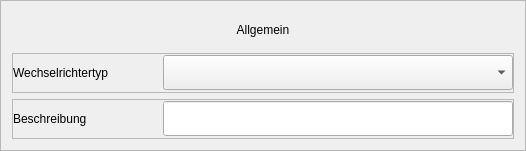
                  <widget class="QFrame" name="inv_general">
                   <property name="frameShape">
                    <enum>QFrame::StyledPanel</enum>
                   </property>
                   <property name="frameShadow">
                    <enum>QFrame::Raised</enum>
                   </property>
                   <layout class="QVBoxLayout" name="verticalLayout_13">
                    <item>
                     <widget class="QLabel" name="inv_general_header">
                      <property name="sizePolicy">
                       <sizepolicy hsizetype="Expanding" vsizetype="Expanding">
                        <horstretch>0</horstretch>
                        <verstretch>0</verstretch>
                       </sizepolicy>
                      </property>
                      <property name="minimumSize">
                       <size>
                        <width>0</width>
                        <height>35</height>
                       </size>
                      </property>
                      <property name="maximumSize">
                       <size>
                        <width>16777215</width>
                        <height>35</height>
                       </size>
                      </property>
                      <property name="text">
                       <string>Allgemein</string>
                      </property>
                      <property name="alignment">
                       <set>Qt::AlignCenter</set>
                      </property>
                     </widget>
                    </item>
                    <item>
                     <widget class="QFrame" name="frame_17">
                      <property name="sizePolicy">
                       <sizepolicy hsizetype="Expanding" vsizetype="Expanding">
                        <horstretch>0</horstretch>
                        <verstretch>0</verstretch>
                       </sizepolicy>
                      </property>
                      <property name="minimumSize">
                       <size>
                        <width>0</width>
                        <height>40</height>
                       </size>
                      </property>
                      <property name="maximumSize">
                       <size>
                        <width>16777215</width>
                        <height>40</height>
                       </size>
                      </property>
                      <property name="frameShape">
                       <enum>QFrame::StyledPanel</enum>
                      </property>
                      <property name="frameShadow">
                       <enum>QFrame::Raised</enum>
                      </property>
                      <layout class="QHBoxLayout" name="horizontalLayout_13">
                       <property name="spacing">
                        <number>0</number>
                       </property>
                       <property name="leftMargin">
                        <number>0</number>
                       </property>
                       <property name="topMargin">
                        <number>0</number>
                       </property>
                       <property name="rightMargin">
                        <number>0</number>
                       </property>
                       <property name="bottomMargin">
                        <number>0</number>
                       </property>
                       <item alignment="Qt::AlignRight">
                        <widget class="QLabel" name="inv_type_lbl">
                         <property name="sizePolicy">
                          <sizepolicy hsizetype="Expanding" vsizetype="Expanding">
                           <horstretch>0</horstretch>
                           <verstretch>0</verstretch>
                          </sizepolicy>
                         </property>
                         <property name="minimumSize">
                          <size>
                           <width>150</width>
                           <height>35</height>
                          </size>
                         </property>
                         <property name="maximumSize">
                          <size>
                           <width>150</width>
                           <height>35</height>
                          </size>
                         </property>
                         <property name="text">
                          <string>Wechselrichtertyp</string>
                         </property>
                        </widget>
                       </item>
                       <item alignment="Qt::AlignLeft">
                        <widget class="QComboBox" name="inv_type_cobox">
                         <property name="sizePolicy">
                          <sizepolicy hsizetype="Expanding" vsizetype="Expanding">
                           <horstretch>0</horstretch>
                           <verstretch>0</verstretch>
                          </sizepolicy>
                         </property>
                         <property name="minimumSize">
                          <size>
                           <width>350</width>
                           <height>35</height>
                          </size>
                         </property>
                         <property name="maximumSize">
                          <size>
                           <width>16777215</width>
                           <height>35</height>
                          </size>
                         </property>
                        </widget>
                       </item>
                      </layout>
                     </widget>
                    </item>
                    <item>
                     <widget class="QFrame" name="frame_18">
                      <property name="sizePolicy">
                       <sizepolicy hsizetype="Expanding" vsizetype="Expanding">
                        <horstretch>0</horstretch>
                        <verstretch>0</verstretch>
                       </sizepolicy>
                      </property>
                      <property name="minimumSize">
                       <size>
                        <width>0</width>
                        <height>40</height>
                       </size>
                      </property>
                      <property name="maximumSize">
                       <size>
                        <width>16777215</width>
                        <height>40</height>
                       </size>
                      </property>
                      <property name="frameShape">
                       <enum>QFrame::StyledPanel</enum>
                      </property>
                      <property name="frameShadow">
                       <enum>QFrame::Raised</enum>
                      </property>
                      <layout class="QHBoxLayout" name="horizontalLayout_14">
                       <property name="spacing">
                        <number>0</number>
                       </property>
                       <property name="leftMargin">
                        <number>0</number>
                       </property>
                       <property name="topMargin">
                        <number>0</number>
                       </property>
                       <property name="rightMargin">
                        <number>0</number>
                       </property>
                       <property name="bottomMargin">
                        <number>0</number>
                       </property>
                       <item alignment="Qt::AlignRight">
                        <widget class="QLabel" name="inv_description_lbl">
                         <property name="sizePolicy">
                          <sizepolicy hsizetype="Expanding" vsizetype="Expanding">
                           <horstretch>0</horstretch>
                           <verstretch>0</verstretch>
                          </sizepolicy>
                         </property>
                         <property name="minimumSize">
                          <size>
                           <width>150</width>
                           <height>35</height>
                          </size>
                         </property>
                         <property name="maximumSize">
                          <size>
                           <width>150</width>
                           <height>35</height>
                          </size>
                         </property>
                         <property name="text">
                          <string>Beschreibung</string>
                         </property>
                        </widget>
                       </item>
                       <item alignment="Qt::AlignLeft">
                        <widget class="QLineEdit" name="inv_description_txt">
                         <property name="sizePolicy">
                          <sizepolicy hsizetype="Expanding" vsizetype="Expanding">
                           <horstretch>0</horstretch>
                           <verstretch>0</verstretch>
                          </sizepolicy>
                         </property>
                         <property name="minimumSize">
                          <size>
                           <width>350</width>
                           <height>35</height>
                          </size>
                         </property>
                         <property name="maximumSize">
                          <size>
                           <width>350</width>
                           <height>35</height>
                          </size>
                         </property>
                        </widget>
                       </item>
                      </layout>
                     </widget>
                    </item>
                   </layout>
                  </widget>
